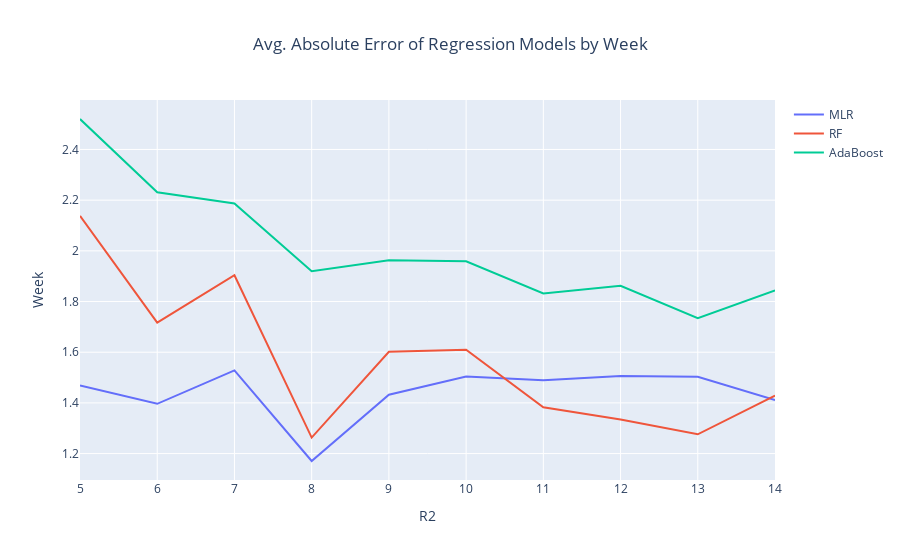

Notebook code for this chart:
### Code cell
fig = go.Figure()

fig.add_trace(go.Scatter(x = lin_df['Week'], y = lin_df['Abs'], mode = 'lines', name = 'MLR'))
fig.add_trace(go.Scatter(x = rf_df['Week'], y = rf_df['Abs'], mode = 'lines', name = 'RF'))
fig.add_trace(go.Scatter(x = ab_df['Week'], y = ab_df['Abs'], mode = 'lines', name = 'AdaBoost'))

fig.update_layout(title = 'Avg. Absolute Error of Regression Models by Week', title_x = .5, xaxis_title = 'R2', yaxis_title = 'Week')

fig.show()

### Figure 1 — Plotly figure (JSON) as saved in the notebook; plotly's stock layout.template omitted (floating-point values rounded to 4 significant figures)
{"data": [{"mode": "lines", "name": "MLR", "type": "scatter", "x": [5, 6, 7, 8, 9, 10, 11, 12, 13, 14], "y": [1.468, 1.396, 1.528, 1.171, 1.432, 1.504, 1.49, 1.506, 1.503, 1.411]}, {"mode": "lines", "name": "RF", "type": "scatter", "x": [5, 6, 7, 8, 9, 10, 11, 12, 13, 14], "y": [2.138, 1.717, 1.904, 1.263, 1.602, 1.61, 1.383, 1.335, 1.276, 1.429]}, {"mode": "lines", "name": "AdaBoost", "type": "scatter", "x": [5, 6, 7, 8, 9, 10, 11, 12, 13, 14], "y": [2.52, 2.231, 2.187, 1.919, 1.962, 1.959, 1.832, 1.862, 1.735, 1.844]}], "layout": {"title": {"text": "Avg. Absolute Error of Regression Models by Week", "x": 0.5}, "xaxis": {"title": {"text": "R2"}}, "yaxis": {"title": {"text": "Week"}}}}
